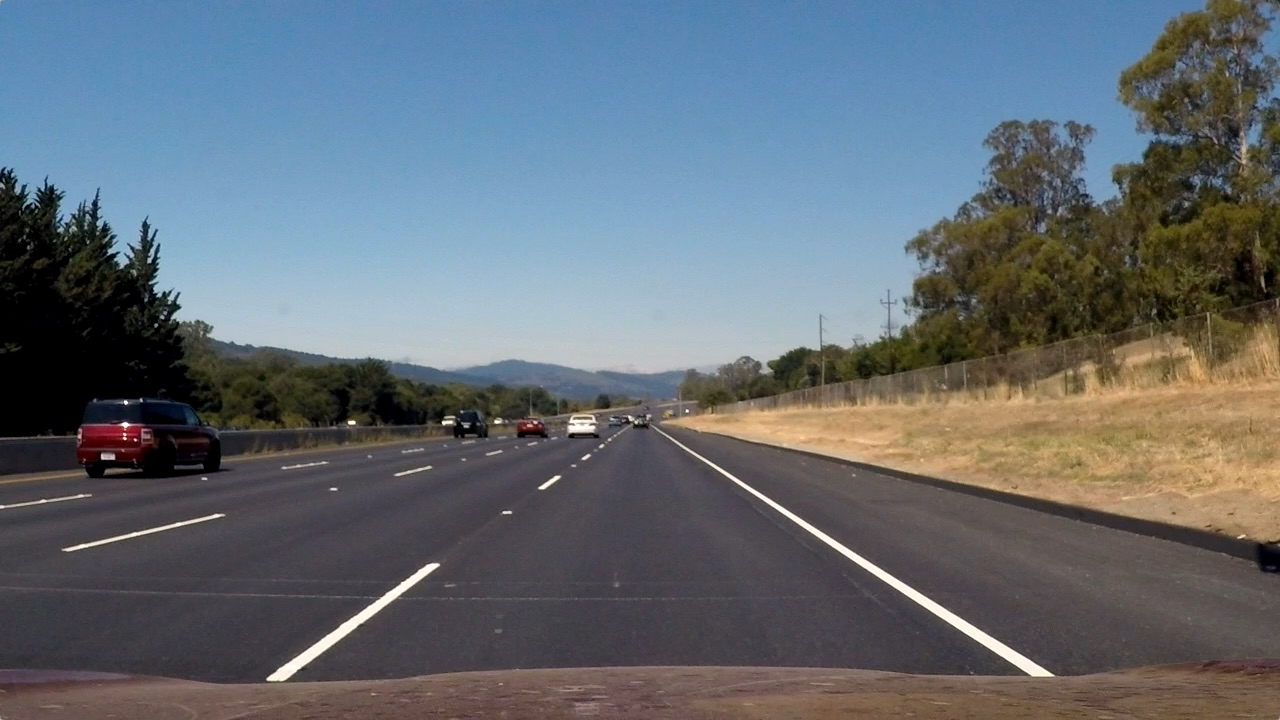
#> input picture road1.jpg, 1280 x 720 px
$ python eagle_road_lines_detection.py
#> lines starting #> are read from the running program, lines starting #| are printed output that depends on the picture; after the words box and inside, x2 and y2 are one past the last pixel; in counts of white or black regions, pixels touching at a corner belong together
import matplotlib.pylab as plt
import cv2
import numpy as np


def region_of_interest(img, vertices):
    mask = np.zeros_like(img)
    # channel_count = img.shape[2]
    match_mask_color = 255 #* channel_count
    cv2.fillPoly(mask, vertices, match_mask_color)
    masked_image = cv2.bitwise_and(img, mask)
    return masked_image

def draw_lines(img,lines):
    img=np.copy(img)
    blank_image=np.zeros((img.shape[0], img.shape[1],3),dtype=np.uint8)
    for line in lines:
        for (x1,y1,x2,y2) in line:
            cv2.line(blank_image,(x1,y1),(x2,y2),(0,255,0),thickness=10)
    img=cv2.addWeighted(img,0.8,blank_image,1,0.0)
    return img

image = cv2.imread('road1.jpg')
#> image is the input picture: shape (720, 1280, 3); mean B, G, R 115.1, 107.7, 99.4
image = cv2.cvtColor(image, cv2.COLOR_BGR2RGB)

print(image.shape)
#| (720, 1280, 3)
height = image.shape[0]
#> height = 720
width = image.shape[1]
#> width = 1280

canny_image=cv2.Canny(image,100,200)
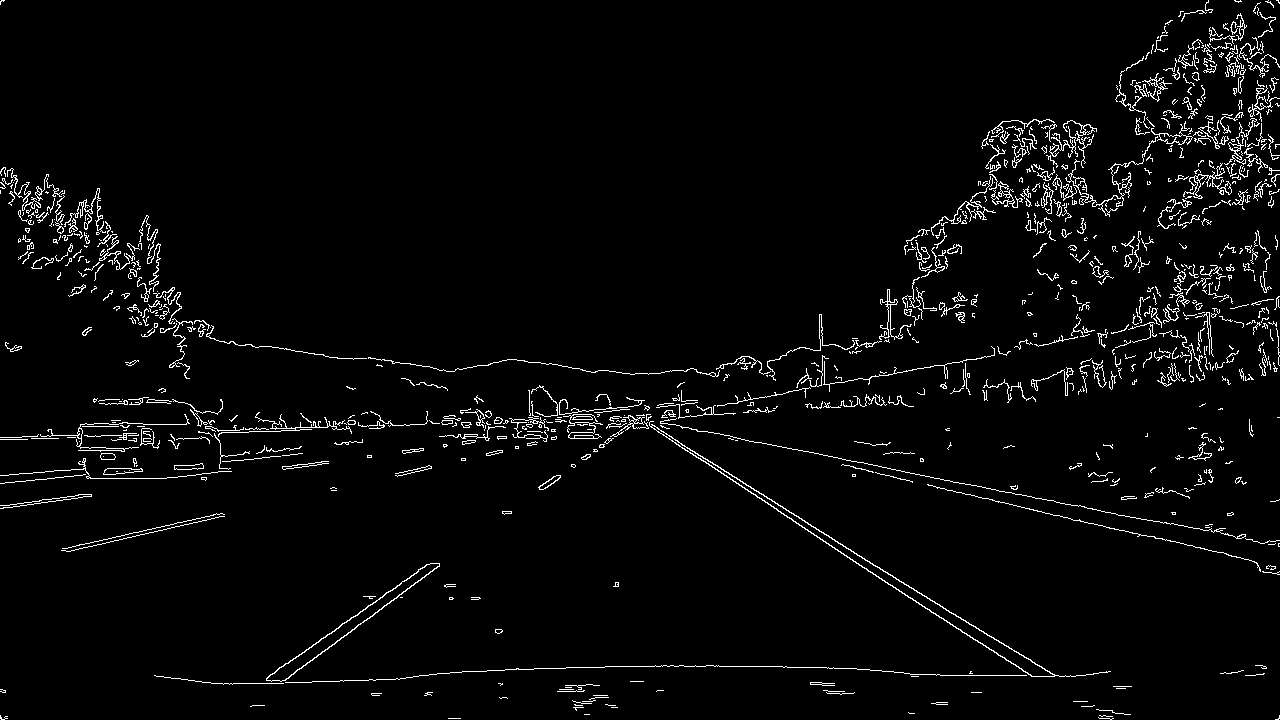
#> canny_image: shape (720, 1280); 3.1% white in thin lines or dots

region_of_interest_vertices = [
    (0, height),
    (640,430),
    (width, height)
]
#> region_of_interest_vertices = [(0, 720), (640, 430), (1280, 720)]


cropped_image = region_of_interest(canny_image,
                                   np.array([region_of_interest_vertices], np.int32),)
#> in region_of_interest, `cv2.fillPoly(mask, vertices, match_mask_color)`: mask: shape (720, 1280); 20.1% white; 1 white region, box (x1, y1, x2, y2) and area: (2, 430, 1279, 720) 185659
#> in region_of_interest, `masked_image = cv2.bitwise_and(img, mask)`:
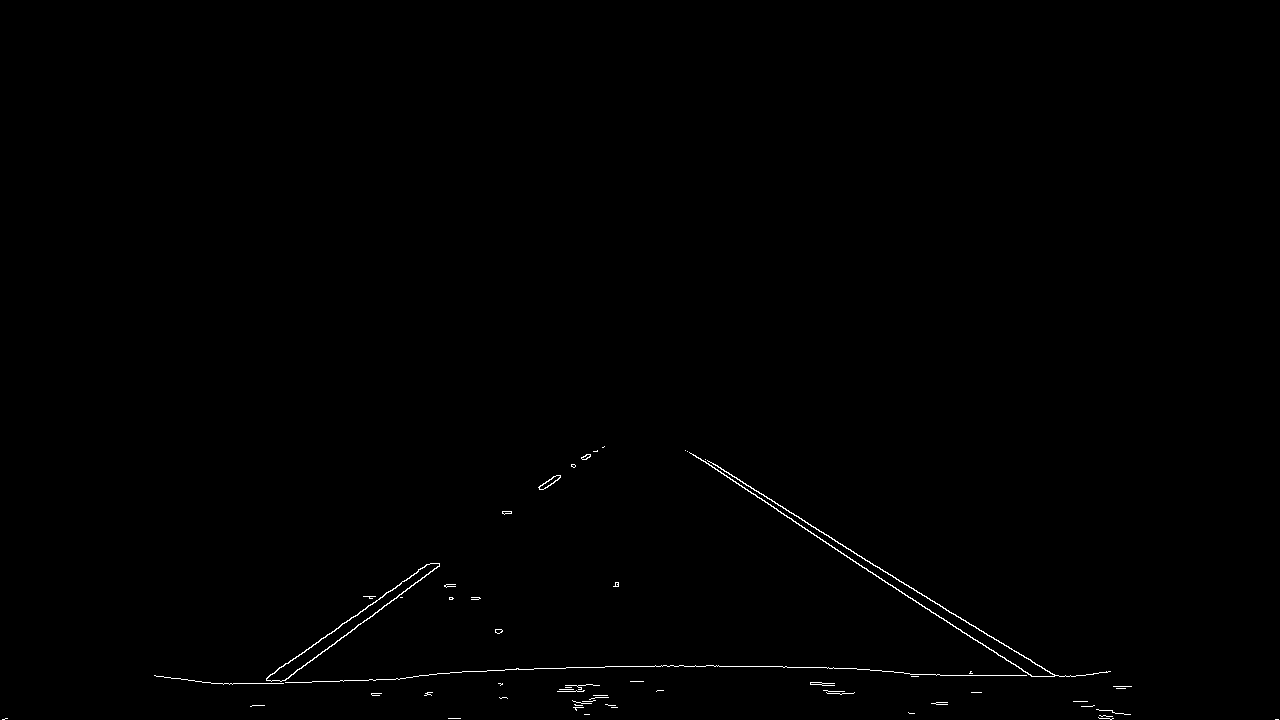
#> masked_image: shape (720, 1280); 0.38% white in thin lines or dots, all inside (x1, y1, x2, y2) = (2, 446, 1279, 720)
lines = cv2.HoughLinesP(cropped_image,
                        rho=6,
                        theta=np.pi/180,
                        threshold=160,
                        lines=np.array([]),
                        minLineLength=40,
                        maxLineGap=25)
#> lines = 22 rows, first 6: [832, 547, 1023, 671], [846, 548, 1030, 659], [653, 666, 709, 665], [527, 669, 583, 667], [450, 672, 526, 669], [705, 459, 987, 635]
image_with_lines=draw_lines(image,lines)
#> the loop in draw_lines, `for line in lines:` made 22 passes
#> line on passes 1 to 12: [[832, 547, 1023, 671]], [[846, 548, 1030, 659]], [[653, 666, 709, 665]], [[527, 669, 583, 667]], [[450, 672, 526, 669]], [[705, 459, 987, 635]], [[260, 683, 405, 678]], [[256, 683, 357, 615]], [[281, 681, 439, 566]], [[689, 452, 798, 523]], [[824, 667, 881, 670]], [[911, 676, 967, 675]]
#> after the loop in draw_lines, `for line in lines:`:
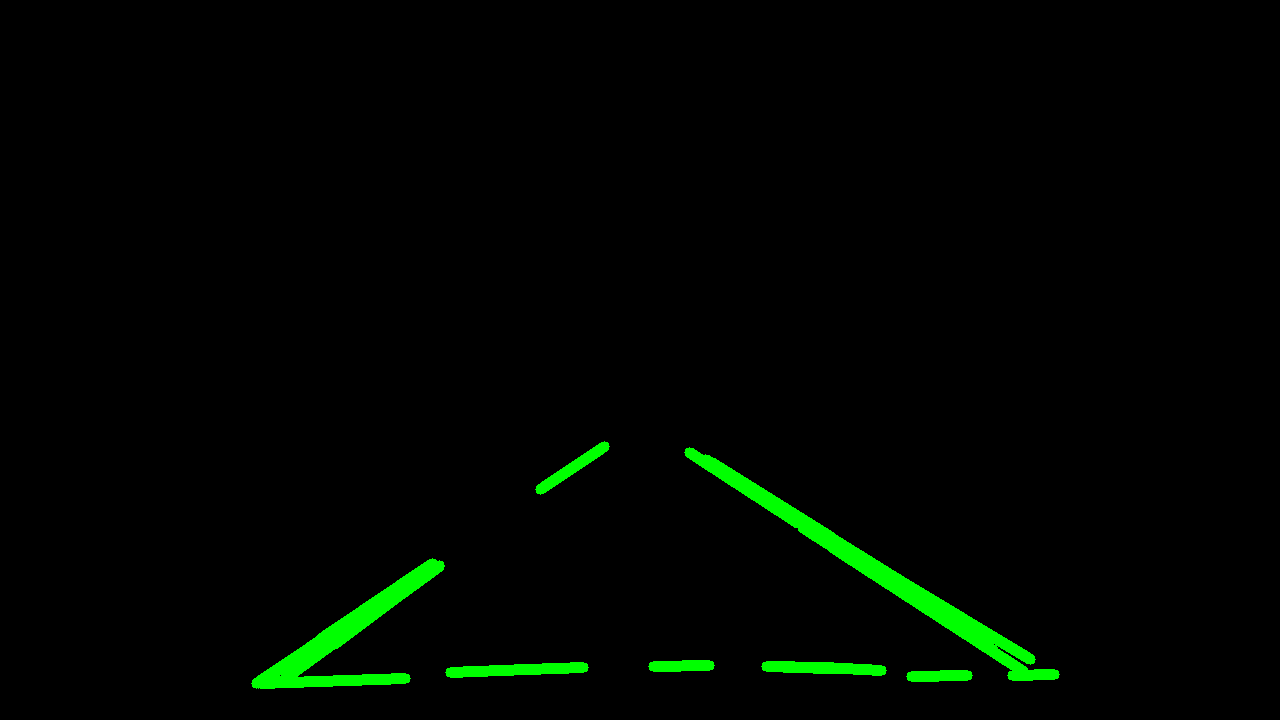
#> blank_image: shape (720, 1280, 3); mean of channels 0, 1, 2 0, 5.3, 0; drawn as B, G, R
#> in draw_lines, `img=cv2.addWeighted(img,0.8,blank_image,1,0.0)`:
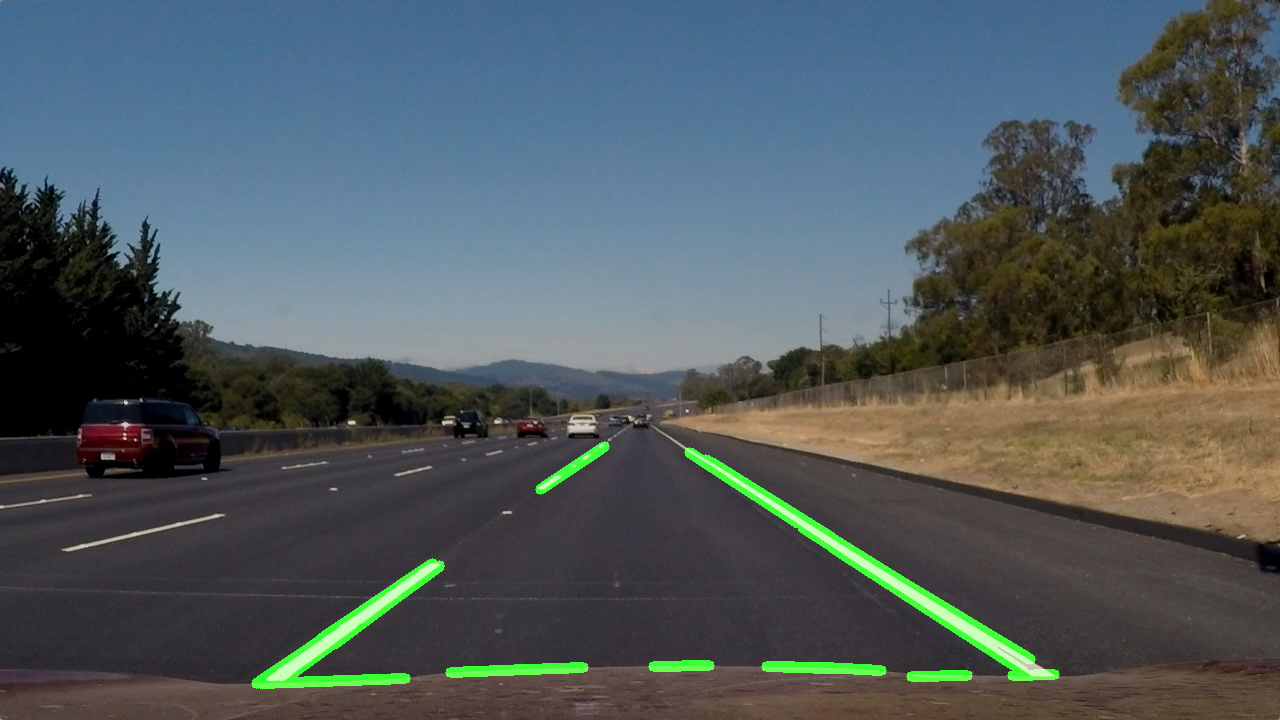
#> img: shape (720, 1280, 3); mean R, G, B 79.5, 89.4, 92.1

plt.imshow(image_with_lines)
plt.show()

$ run again, with avengers.jpg copied over road1.jpg
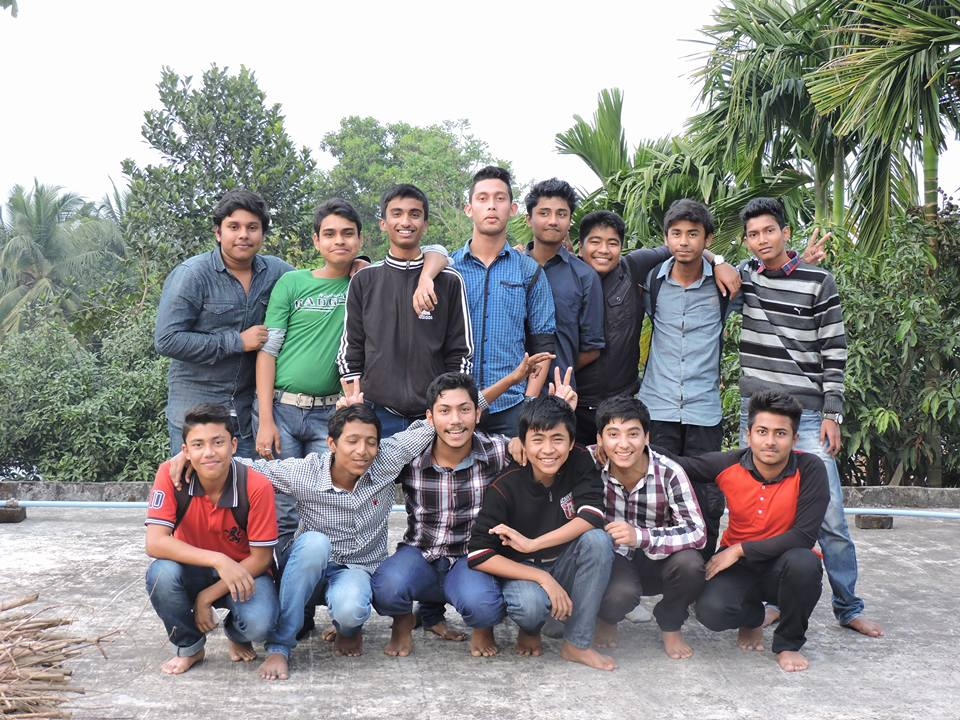
#> input picture avengers.jpg, 960 x 720 px
#> image is the input picture: shape (720, 960, 3); mean B, G, R 142.2, 144.3, 144
#| (720, 960, 3)
#> `canny_image=cv2.Canny(image,100,200)`:
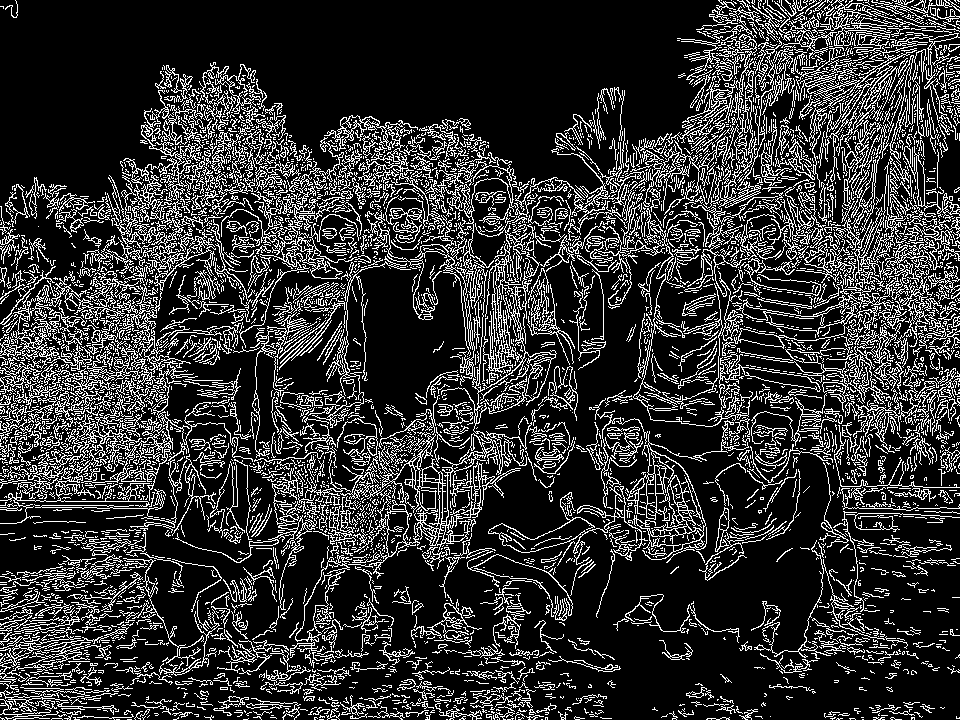
#> canny_image: shape (720, 960); 19.7% white in thin lines or dots
#> mask: shape (720, 960); 20.1% white; 1 white region, box (x1, y1, x2, y2) and area: (2, 430, 960, 720) 139244
#> masked_image: shape (720, 960); 2.9% white in thin lines or dots, all inside (x1, y1, x2, y2) = (2, 430, 959, 720)
#> lines = 468 rows, first 6: [332, 706, 556, 706], [231, 662, 336, 636], [2, 719, 450, 599], [132, 715, 565, 715], [38, 704, 377, 613], [28, 707, 82, 706]
#> the loop in draw_lines, `for line in lines:` made 468 passes
#> in draw_lines, `img=cv2.addWeighted(img,0.8,blank_image,1,0.0)`:
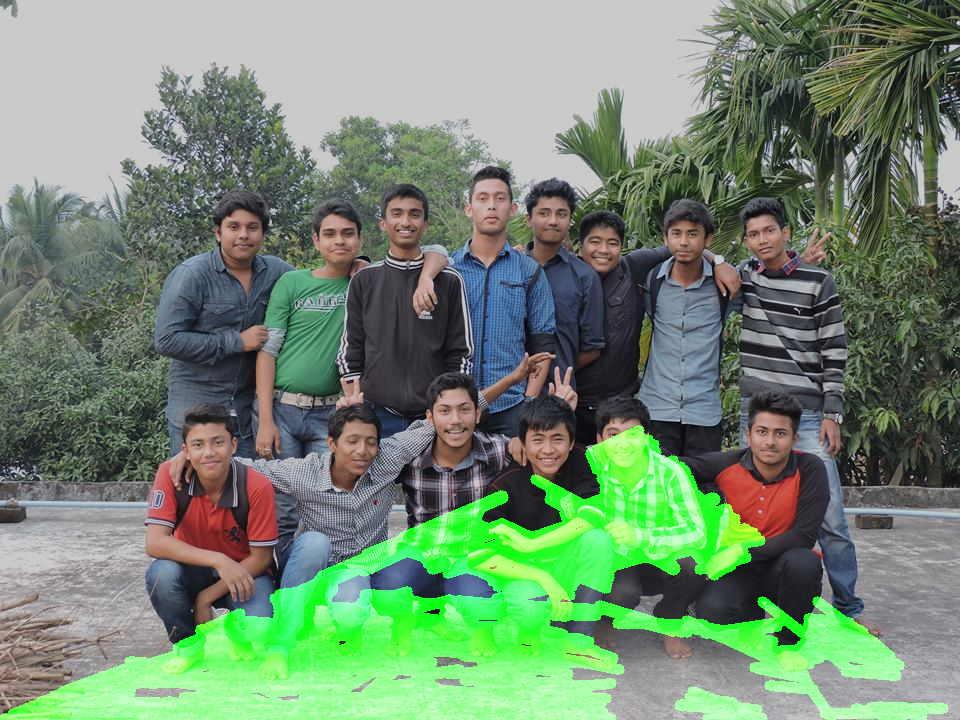
#> img: shape (720, 960, 3); mean R, G, B 115.2, 137.4, 113.7
